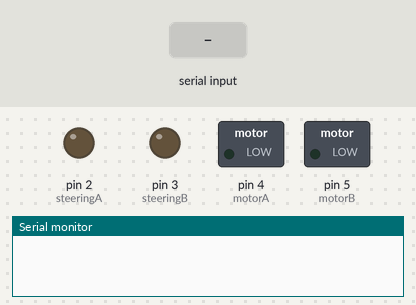
A sketch run on a simulated Arduino Mega 2560, built with avr-gcc and run on an emulated ATmega2560. On the bench: switched loads named in the sketch (green lamp = pin HIGH), output pins drawn as LEDs (lit = HIGH), the last lines printed to the serial monitor. The inputs (shaded band) are chosen by the test bench.

Above: at 1.2 s.
1.3 s: "w90\n" received over the second serial link
At 2.4 s:
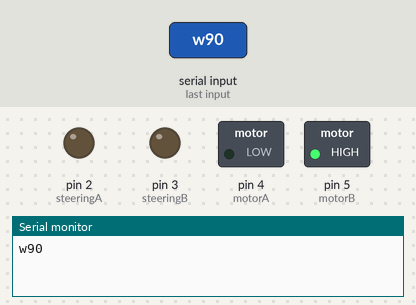
3.9 s: "s90\n" received over the second serial link
At 5.0 s:
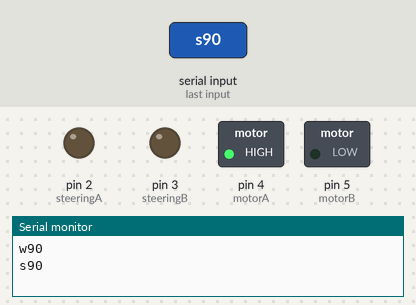
6.5 s: "d90\n" received over the second serial link
At 7.6 s:
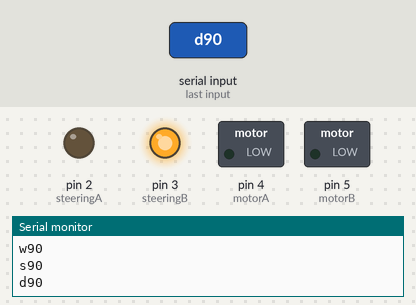
9.1 s: "a90\n" received over the second serial link
At 10.2 s:
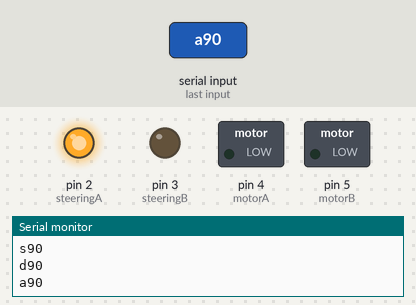
Timing chart, 0 to 12.1 s (numbered marks = the images above; inputs shaded):
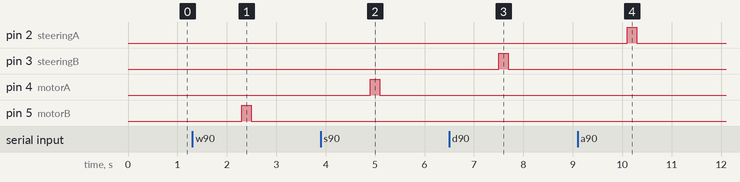

Measured:
- after the input at 1.3 s, pin 5 (motorB): LOW → HIGH after 1.0 s, → LOW 0.19 s later
- after the input at 3.9 s, pin 4 (motorA): LOW → HIGH after 1.0 s, → LOW 0.19 s later
- after the input at 6.5 s, pin 3 (steeringB): LOW → HIGH after 1.0 s, → LOW 0.19 s later
- after the input at 9.1 s, pin 2 (steeringA): LOW → HIGH after 1.0 s, → LOW 0.19 s later

The sketch:

bt_hc06.ino
```cpp
#include <stdlib.h>

#define MAX_MSG_SIZE 128

enum {none, drive, steer, other};

typedef struct message_t{
  int type;
  char* data;
};

const int steeringA = 2;
const int steeringB = 3;
const int motorA = 4;
const int motorB = 5;

int mot_speed = 0;
int steer_ang = 0;

char* data_buf; //string that stores the incoming message
message_t message;

void setupPins(void)
{
  pinMode(steeringA, OUTPUT);
  pinMode(steeringB, OUTPUT);
  pinMode(motorA, OUTPUT);
  pinMode(motorB, OUTPUT);
}

void motorDrive(int forward)
{
  if (forward > 0) {
    analogWrite(motorA, forward);
  }
  if (forward < 0) {
    analogWrite(motorB, -forward);
  }
}

void steerRC(int left)
{
  if (left > 0) {
    analogWrite(steeringA, left);
  }
  if (left < 0) {
    analogWrite(steeringB, -left);
  }
}

void resetAll(void)
{
  digitalWrite(steeringA, 0);
  digitalWrite(steeringB, 0);
  digitalWrite(motorA, 0);
  digitalWrite(motorB, 0);
}


int decipherMessage(size_t msg_length)
{
  /*
   * If a message has a w in it and a subsequent number below
   * 256 that is the desired command
   */
  int sign = 0;
  if (data_buf[0] == 'w') {
    message.type = drive;
    sign = -1;
  }
  else if (data_buf[0] == 's') {
    message.type = drive;
    sign = 1;
  }
  else if (data_buf[0] == 'd') {
    message.type = steer;
    sign = -1;
  }
  else if (data_buf[0] == 'a') {
    message.type = steer;
    sign = 1;
  }
  else {
    //Serial.println("error deciphering message");
    return 0; // If a dud message comes through (not w or s) break out of function
  }
  for ( int i=1; i<msg_length; i++) {
    int num = data_buf[i] - '0';

    if (num <= 9 && num >= 0) {
      if (sign) {
        mot_speed += num*pow(10,msg_length-1-i);
      }
    }
  }
  mot_speed = mot_speed > 255? 255 : mot_speed;
  mot_speed *= (int)sign;
  return mot_speed;
}

void setup()
{
  Serial.begin(9600); //set baud rate
  Serial3.begin(9600); //set baud rate

  data_buf = (char*) malloc(MAX_MSG_SIZE); // Init buffer
  message.data = (char*) malloc(MAX_MSG_SIZE); // Init message_t buffer

  setupPins();
}

int tick = 0;

void loop()
{
  // READ STRING ALTERNATIVE:
  // - Dynamically allocate memory depending on message size.
  // - Store a buffer of messages, which can be sorted for scheduling
  // - Do scheduling (use Free RTOS? and new IDE?)
  // - Interrupts?
  mot_speed = 0;
  size_t num_chars = 0;

  if (Serial3.available()) {

    // Read message until return carriage or after 5 chars
    num_chars = Serial3.readBytesUntil('\r', data_buf, 5);
    for (int i=0;i<num_chars;i++) {
        Serial.print(data_buf[i]);
    }
    Serial.println();
    realloc(data_buf,num_chars);
    realloc(message.data,num_chars);
    //Serial.println(num_chars);
  }

  if ((int)num_chars > 0) {
    message.data = data_buf;
    mot_speed = decipherMessage((int)num_chars);
  }

  if (mot_speed) {
    //Serial.println(mot_speed);
    tick = 0;
  }

  if (!num_chars) {
    if (tick > 10000) {
      resetAll();
      tick = 0;
    }
    tick++;
  }

  if (message.type == drive) {
    motorDrive(mot_speed);
  }
  else if (message.type == steer){
    steerRC(mot_speed);
  }
}
```
